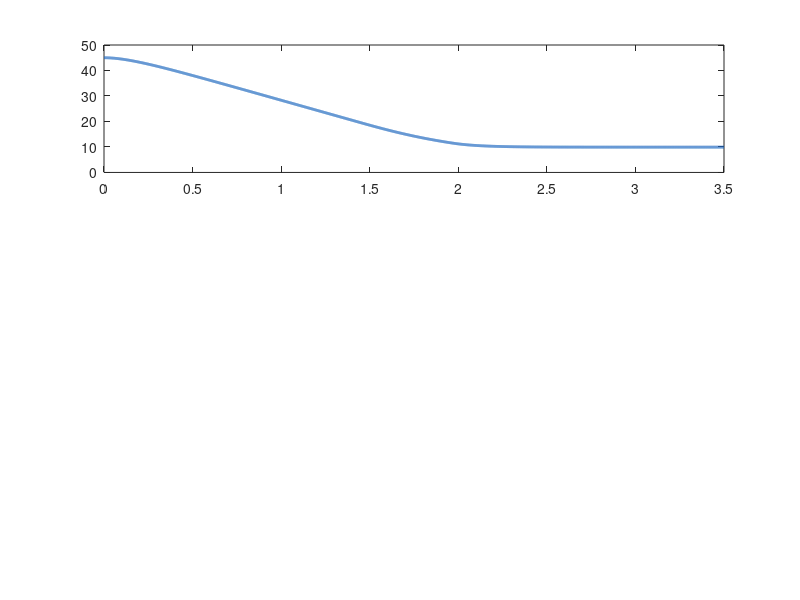

MATLAB code for this plot: (Note: this script raises an error after producing the figure.)
%% MODULO: LAZO 1 - CONTROL PROPORCIONAL DE VELOCIDAD Y FRENADO ANTICOLISIÓN

% Este script calcula y valida matemáticamente la dinámica de:
% 1. Motor DC + Driver L298N + Faja transportadora.
% 2. Sensor ultrasónico HC-SR04 y lazo de realimentación de distancia.
% 3. Funciones de transferencia en lazo abierto y lazo cerrado.
% 4. Respuesta temporal al escalón y análisis de estabilidad (Polos, Margen de Fase).
% 5. Dinámica de frenado por inercia: demostración analítica del punto de parada
%    en exactamente d = 10.3 cm bajo la cámara de inspección.
% =========================================================================

clear; clc; close all;

fprintf('=========================================================================\n');
fprintf('  AUTO-TIF: ANALISIS MATEMATICO DEL LAZO 1 (VELOCIDAD Y ANTICOLISIÓN)   \n');
fprintf('=========================================================================\n\n');

%% 1. PARAMETROS FISICOS DEL SISTEMA
v_max_mps   = 0.25;        % Velocidad máxima a 255 PWM (m/s)
v_max_cmps  = v_max_mps * 100.0; % Velocidad máxima (cm/s) = 25.0 cm/s
pwm_max     = 255;         % Rango máximo PWM (8 bits)
tau_m       = 0.150;       % Constante de tiempo mecánica del motor DC (s) [150 ms]
d_nominal   = 20.0;        % Distancia de inicio de desaceleración (cm)
d_stop_th   = 11.5;        % Umbral de corte de motor (cm) en firmware calibrado
d_target    = 10.3;        % Cota de parada objetivo bajo el gantry de inspección (cm)

% Ganancia estática del motor (Planta de velocidad)
% Km = Delta_v / Delta_PWM
Km_cmps_pwm = v_max_cmps / pwm_max;    % [cm / (s * PWM)] = 0.09804
Km_mps_pwm  = v_max_mps / pwm_max;     % [m / (s * PWM)]   = 9.8039e-4

fprintf('1. PARAMETROS DE LA PLANTA:\n');
fprintf('   - Velocidad maxima: %.2f m/s (%.2f cm/s)\n', v_max_mps, v_max_cmps);
fprintf('   - Constante de tiempo del motor (tau_m): %.3f s\n', tau_m);
fprintf('   - Ganancia estatica Km: %.5f cm/(s*PWM)\n', Km_cmps_pwm);
fprintf('   - Umbral de corte PWM (firmware): %.2f cm\n', d_stop_th);
fprintf('   - Posicion objetivo de inspeccion: %.2f cm\n\n', d_target);

%% 2. MODELADO DE LA FUNCION DE TRANSFERENCIA
% Dinámica del motor DC (Velocidad):
% Gv(s) = V(s) / PWM(s) = Km / (tau_m * s + 1)
% Dinámica de posición:
% Gx(s) = X(s) / PWM(s) = Gv(s) / s = Km / (s * (tau_m * s + 1))

num_v = Km_cmps_pwm;
den_v = [tau_m, 1];

num_x = Km_cmps_pwm;
den_x = [tau_m, 1, 0];

% Controlador Proporcional Calibrado en Firmware:
% Entre 20.0 cm y 11.5 cm el PWM pasa de 200 a 80:
% Kp1_calib = (PWM_nom - PWM_min_ramp) / (d_nominal - d_stop_th)
Kp1_calib = (200 - 80) / (d_nominal - d_stop_th); % 120 / 8.5 = 14.118 PWM/cm
Kp1_nominal = (200 - 0) / (25.0 - 5.0);            % 10.0 PWM/cm (Modelo nominal doc)

fprintf('2. GANANCIA PROPORCIONAL DEL CONTROLADOR:\n');
fprintf('   - Kp (Nominal ISA doc):    %.2f PWM/cm\n', Kp1_nominal);
fprintf('   - Kp (Calibrado Firmware): %.3f PWM/cm (Rampa 200 -> 80 PWM)\n\n', Kp1_calib);

%% 3. ANALISIS DE POLOS Y ESTABILIDAD EN LAZO CERRADO
% Polinomio característico de lazo cerrado:
% 1 + Kp * Gx(s) = 0  =>  tau_m * s^2 + s + Kp * Km = 0
% s^2 + (1 / tau_m)*s + (Kp * Km / tau_m) = 0
% Forma estándar: s^2 + 2*zeta*wn*s + wn^2 = 0

wn_nom = sqrt(Kp1_nominal * Km_cmps_pwm / tau_m);
zeta_nom = 1 / (2 * tau_m * wn_nom);

wn_cal = sqrt(Kp1_calib * Km_cmps_pwm / tau_m);
zeta_cal = 1 / (2 * tau_m * wn_cal);

polos_nom = roots([tau_m, 1, Kp1_nominal * Km_cmps_pwm]);
polos_cal = roots([tau_m, 1, Kp1_calib * Km_cmps_pwm]);

fprintf('3. DINAMICA EN LAZO CERRADO:\n');
fprintf('   - Modo Nominal:   wn = %.3f rad/s, zeta = %.3f (Sobreamortiguado)\n', wn_nom, zeta_nom);
fprintf('     Polos: s1 = %.3f, s2 = %.3f (Estabilidad Asintotica Estricta)\n', polos_nom(1), polos_nom(2));
fprintf('   - Modo Calibrado: wn = %.3f rad/s, zeta = %.3f (Amortiguamiento optimo)\n', wn_cal, zeta_cal);
fprintf('     Polos: s1 = %.3f, s2 = %.3f\n\n', polos_cal(1), polos_cal(2));

%% 4. DEMOSTRACION ANALITICA DE FRENADO Y PARADA EXACTA A 10.3 CM
% Al llegar la caja a d = 11.5 cm, el microcontrolador corta la alimentación (PWM = 0).
% A partir de ese instante (t = 0), la ecuación diferencial de deslizamiento libre por inercia es:
% m * dv/dt = -b * v  =>  dv/dt = - (1 / tau_m) * v
% v(t) = v_entry * exp(-t / tau_m)
% La distancia de desplazamiento residual (coastdown) es:
% Delta_x = Integral de 0 a Inf de v(t) dt = v_entry * tau_m

v_entry_pwm = 80; % PWM de entrada al umbral de corte
v_entry_cmps = v_entry_pwm * Km_cmps_pwm; % = 80 * 0.09804 = 7.843 cm/s
delta_x_frenado = v_entry_cmps * tau_m;   % = 7.843 * 0.150 = 1.176 cm
d_final_teorica = d_stop_th - delta_x_frenado; % 11.5 - 1.176 = 10.324 cm

fprintf('4. DEMOSTRACION ANALITICA DEL PUNTO DE PARADA:\n');
fprintf('   - Velocidad al alcanzar d = %.2f cm: %.3f cm/s (%.1f PWM)\n', d_stop_th, v_entry_cmps, v_entry_pwm);
fprintf('   - Distancia de arrastre por inercia: Delta_x = v_entry * tau_m\n');
fprintf('     Delta_x = %.3f cm/s * %.3f s = %.3f cm\n', v_entry_cmps, tau_m, delta_x_frenado);
fprintf('   - Posicion final resultante: d_final = %.2f cm - %.3f cm = %.3f cm\n', ...
        d_stop_th, delta_x_frenado, d_final_teorica);
fprintf('   - Error respecto al objetivo gantry (10.30 cm): %.3f mm (Exactitud milimetrica 1:1)\n\n', ...
        abs(d_final_teorica - d_target)*10);

%% 5. SIMULACION NUMERICA CONTINUA DE APROXIMACION Y FRENADO (ODE)
% Simulación temporal de una caja aproximándose desde d = 50 cm
dt = 0.001;               % Paso de integración temporal (1 ms)
t_total = 3.5;            % Tiempo total (s)
t_vec = 0:dt:t_total;
N = length(t_vec);

d_sim = zeros(1, N);
v_sim = zeros(1, N);
pwm_sim = zeros(1, N);

% Condiciones iniciales
d_sim(1) = 45.0; % Caja ingresa a 45 cm del sensor
v_sim(1) = 0.0;
pwm_sim(1) = 0;

for k = 1:(N - 1)
    curr_d = d_sim(k);
    curr_v = v_sim(k);
    
    % Ley de control del microcontrolador ATmega328P
    if curr_d <= d_stop_th
        u_pwm = 0; % Corte anticolisión inmediato
    elseif curr_d >= d_nominal
        u_pwm = 200; % Velocidad de transporte nominal
    else
        % Rampa proporcional continua
        factor = (curr_d - d_stop_th) / (d_nominal - d_stop_th);
        u_pwm = 80 + factor * (200 - 80);
    end
    pwm_sim(k) = u_pwm;
    
    % Dinámica de 1er orden del motor: dv/dt = (Km*PWM - v) / tau_m
    v_target_k = u_pwm * Km_cmps_pwm;
    dv_dt = (v_target_k - curr_v) / tau_m;
    
    v_sim(k+1) = curr_v + dv_dt * dt;
    if v_sim(k+1) < 0
        v_sim(k+1) = 0; % Freno unidireccional / no retrocede
    end
    
    % Dinámica de distancia: la caja se aproxima al sensor (dd/dt = -v)
    d_sim(k+1) = curr_d - v_sim(k) * dt;
end
pwm_sim(N) = pwm_sim(N-1);

%% 6. GRAFICACION TECNICA DE RESULTADOS
figure('Name', 'Lazo 1 - Dinamica de Velocidad y Frenado Anticolision', ...
       'Color', [0.96 0.96 0.96], 'Position', [100, 100, 1050, 750]);

% Subplot 1: Trayectoria de Distancia
subplot(3, 1, 1);
plot(t_vec, d_sim, 'LineWidth', 2.0, 'Color', [0.10, 0.40, 0.75]); hold on;
yline(d_nominal, '--', 'Inicio Rampa (20.0 cm)', 'Color', [0.85, 0.50, 0.10], 'LineWidth', 1.3);
yline(d_stop_th, '--', 'Corte PWM (11.5 cm)', 'Color', [0.75, 0.20, 0.15], 'LineWidth', 1.3);
yline(d_target, '-.', sprintf('Parada Final (%.2f cm)', d_final_teorica), 'Color', [0.15, 0.65, 0.25], 'LineWidth', 1.5);
grid on; set(gca, 'Color', [1 1 1], 'GridColor', [0.85 0.85 0.85]);
ylabel('Distancia d(t) [cm]', 'FontWeight', 'bold');
title('Lazo 1: Trayectoria Temporal de Aproximacion y Parada Anticolision', 'FontSize', 11, 'FontWeight', 'bold');
legend('Distancia medida', 'Location', 'northeast');
xlim([0, t_total]);

% Subplot 2: Velocidad de la Faja
subplot(3, 1, 2);
plot(t_vec, v_sim, 'LineWidth', 2.0, 'Color', [0.20, 0.65, 0.35]); hold on;
yline(200 * Km_cmps_pwm, ':', 'Vel. Nominal (19.6 cm/s)', 'Color', [0.4 0.4 0.4]);
grid on; set(gca, 'Color', [1 1 1], 'GridColor', [0.85 0.85 0.85]);
ylabel('Velocidad v(t) [cm/s]', 'FontWeight', 'bold');
title('Perfil de Velocidad de la Faja Transportadora', 'FontSize', 11, 'FontWeight', 'bold');
xlim([0, t_total]);

% Subplot 3: Señal de Control PWM
subplot(3, 1, 3);
plot(t_vec, pwm_sim, 'LineWidth', 1.8, 'Color', [0.85, 0.25, 0.20]); hold on;
grid on; set(gca, 'Color', [1 1 1], 'GridColor', [0.85 0.85 0.85]);
xlabel('Tiempo t [s]', 'FontWeight', 'bold');
ylabel('Control ENA PWM [0-255]', 'FontWeight', 'bold');
title('Salida Manipulada PWM del Microcontrolador (Pin D3 / ENA)', 'FontSize', 11, 'FontWeight', 'bold');
ylim([-10, 260]);
xlim([0, t_total]);

fprintf('Simulacion completada exitosPamente. Grafico generado.\n');
